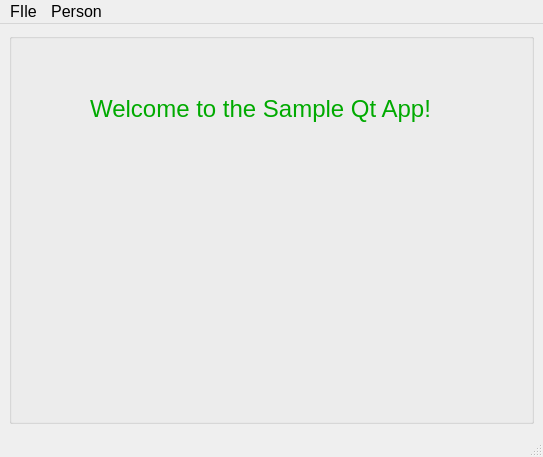
<?xml version="1.0" encoding="UTF-8"?>
<ui version="4.0">
 <class>mw_Main</class>
 <widget class="QMainWindow" name="mw_Main">
  <property name="geometry">
   <rect>
    <x>0</x>
    <y>0</y>
    <width>543</width>
    <height>457</height>
   </rect>
  </property>
  <property name="font">
   <font>
    <pointsize>12</pointsize>
   </font>
  </property>
  <property name="windowTitle">
   <string>Sample Application</string>
  </property>
  <property name="windowIcon">
   <iconset resource="../../Icons/Icons.qrc">
    <normaloff>:/Main/dollar.png</normaloff>:/Main/dollar.png</iconset>
  </property>
  <widget class="QWidget" name="centralwidget">
   <layout class="QGridLayout" name="gridLayout">
    <item row="0" column="0">
     <widget class="QGroupBox" name="groupBox">
      <property name="title">
       <string/>
      </property>
      <widget class="QLabel" name="label">
       <property name="geometry">
        <rect>
         <x>80</x>
         <y>60</y>
         <width>343</width>
         <height>32</height>
        </rect>
       </property>
       <property name="font">
        <font>
         <pointsize>18</pointsize>
        </font>
       </property>
       <property name="styleSheet">
        <string notr="true">QWidget {
 color: rgb(0, 170, 0);
}</string>
       </property>
       <property name="text">
        <string>Welcome to the Sample Qt App!</string>
       </property>
       <property name="alignment">
        <set>Qt::AlignmentFlag::AlignCenter</set>
       </property>
      </widget>
     </widget>
    </item>
   </layout>
  </widget>
  <widget class="QMenuBar" name="menubar">
   <property name="geometry">
    <rect>
     <x>0</x>
     <y>0</y>
     <width>543</width>
     <height>33</height>
    </rect>
   </property>
   <widget class="QMenu" name="menuFIle">
    <property name="title">
     <string>FIle</string>
    </property>
    <addaction name="action_quit"/>
   </widget>
   <widget class="QMenu" name="menuPerson">
    <property name="title">
     <string>Person</string>
    </property>
    <addaction name="action_addPerson"/>
    <addaction name="action_viewPeople"/>
   </widget>
   <addaction name="menuFIle"/>
   <addaction name="menuPerson"/>
  </widget>
  <widget class="QStatusBar" name="statusbar"/>
  <action name="action_quit">
   <property name="icon">
    <iconset resource="../../Icons/Icons.qrc">
     <normaloff>:/Buttons/cross.png</normaloff>:/Buttons/cross.png</iconset>
   </property>
   <property name="text">
    <string>Quit</string>
   </property>
   <property name="font">
    <font/>
   </property>
  </action>
  <action name="action_addPerson">
   <property name="text">
    <string>Add Person</string>
   </property>
  </action>
  <action name="action_viewPeople">
   <property name="text">
    <string>View People</string>
   </property>
  </action>
 </widget>
 <resources>
  <include location="../../Icons/Icons.qrc"/>
 </resources>
 <connections/>
</ui>
